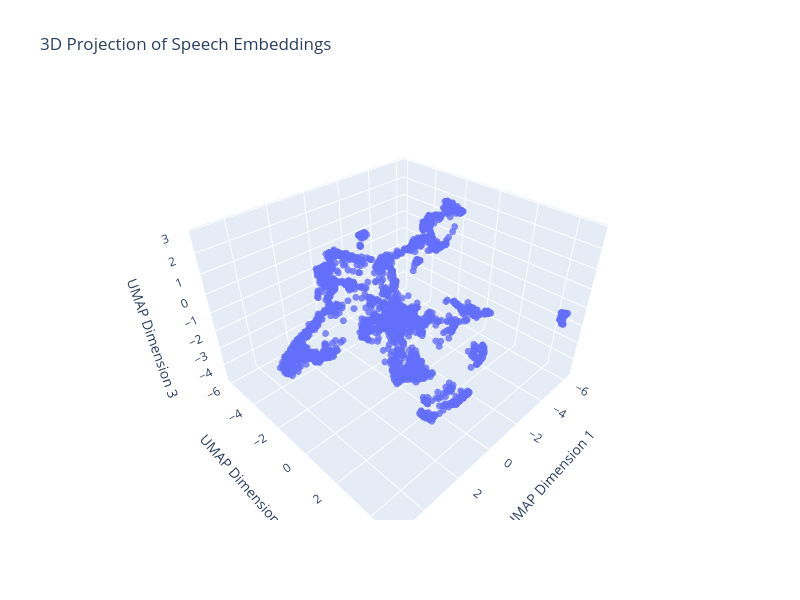

Write notebook code for a chart like this one.
### Code cell
import plotly.graph_objects as go

fig1 = go.Figure(
    data=[
        go.Scatter3d(
            x=embeddings_3d[:, 0],
            y=embeddings_3d[:, 1],
            z=embeddings_3d[:, 2],
            mode="markers",
            marker=dict(size=4, opacity=0.8),
        )
    ]
)

fig1.update_layout(
    title="3D Projection of Speech Embeddings",
    scene=dict(
        xaxis_title="UMAP Dimension 1",
        yaxis_title="UMAP Dimension 2",
        zaxis_title="UMAP Dimension 3",
    ),
    width=800,
    height=600,
)

fig1.show()

### Figure 1 — Plotly figure (JSON) as saved in the notebook; plotly's stock layout.template omitted (floating-point values rounded to 4 significant figures; data arrays with more than 128 entries replaced by an {"elided": "..."} marker saying what was removed)
{"data": [{"marker": {"opacity": 0.8, "size": 4}, "mode": "markers", "type": "scatter3d", "x": {"elided": "3141 float values"}, "y": {"elided": "3141 float values"}, "z": {"elided": "3141 float values"}}], "layout": {"height": 600, "scene": {"xaxis": {"title": {"text": "UMAP Dimension 1"}}, "yaxis": {"title": {"text": "UMAP Dimension 2"}}, "zaxis": {"title": {"text": "UMAP Dimension 3"}}}, "title": {"text": "3D Projection of Speech Embeddings"}, "width": 800}}
